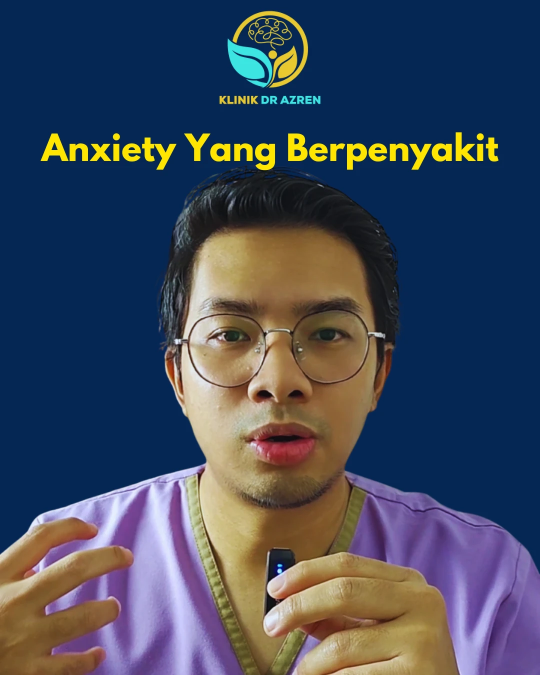
#> input picture brand/dr_azren_photo.webp, 1080 x 1350 px, given in place of dr_azren_photo.webp.png, which was not available (shown at 1/2 size)
$ python refine_matte.py ../../../brand/dr_azren_photo.webp
#> lines starting #> are read from the running program, lines starting #| are printed output that depends on the picture; after the words box and inside, x2 and y2 are one past the last pixel; in counts of white or black regions, pixels touching at a corner belong together
"""Clean the remove-background cutouts for the thumbnail: fill holes inside the body (the V-neck trim came out
transparent), keep only the largest component (drops a cabinet fragment above the head), and pull the edge in
slightly with a soft feather (removes the grey wall halo around the hair)."""
import sys

import numpy as np
from PIL import Image, ImageFilter
from scipy import ndimage

for name in sys.argv[1:]:
    src = Image.open(f"cut_{name}.png").convert("RGBA")
    rgb = np.asarray(Image.open(f"face_{name}.png").convert("RGB"))
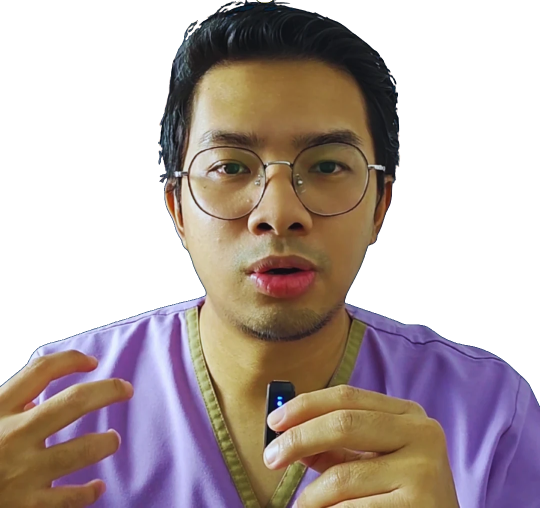
#> input picture brand/dr_azren_cutout.png, 1080 x 1015 px, given in place of dr_azren_photo.webp.png, which was not available (shown at 1/2 size)
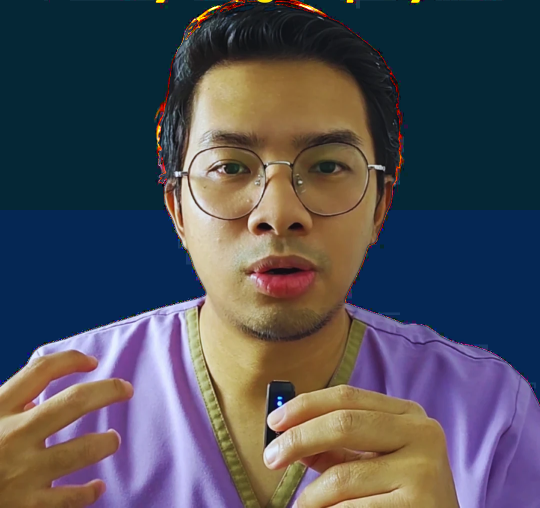
#> rgb: shape (1015, 1080, 3) (shown at 1/2 size); mean R, G, B 79.1, 79.1, 87.3
    a = np.asarray(src)[..., 3].astype(np.float32) / 255
#> a: shape (1350, 1080) float32; every value is 1
    solid = a > 0.5
#> solid: shape (1350, 1080) bool; every value is 1
    lab, n = ndimage.label(solid)
#> lab: shape (1350, 1080) int32; every value is 1
#> n = 1
    sizes = ndimage.sum(solid, lab, range(1, n + 1))
#> sizes = [1458000]
    body = lab == (1 + int(np.argmax(sizes)))
    body = ndimage.binary_fill_holes(body)
    body = ndimage.binary_erosion(body, iterations=3)
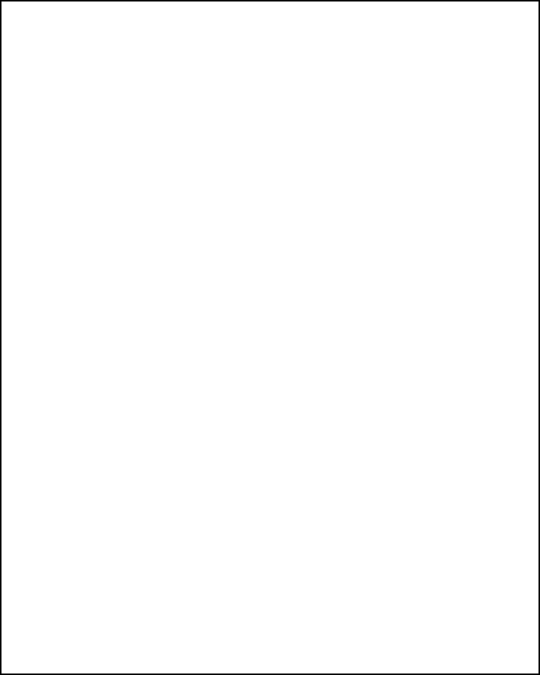
#> body: shape (1350, 1080) bool (shown at 1/2 size); 99% white; 1 black region, box (x1, y1, x2, y2) and area: (0, 0, 1080, 1350) 14544
    # grey wall stuck to the hair edge: in a 16 px band at the silhouette, above ear level (the edge there is hair,
    # never skin), drop light pixels; hair is dark (luma < ~80), the wall is light grey (~160-190)
    luma = rgb[..., 0] * 0.299 + rgb[..., 1] * 0.587 + rgb[..., 2] * 0.114
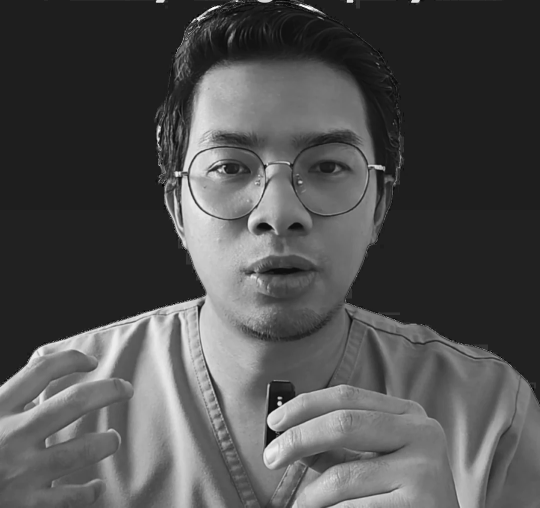
#> luma: shape (1015, 1080) float64 (shown at 1/2 size); min 0, max 255, mean 80
    band = body & (ndimage.distance_transform_edt(body) < 16)
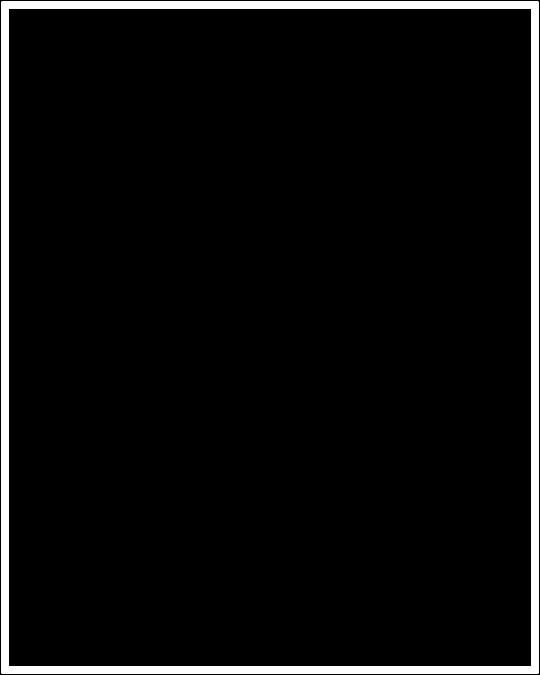
#> band: shape (1350, 1080) bool (shown at 1/2 size); 4.9% white; 1 white region, box (x1, y1, x2, y2) and area: (3, 3, 1077, 1347) 71640
    rows = np.arange(body.shape[0])[:, None] < 560
#> (the run stopped early here; a loop or call above may not have finished)
